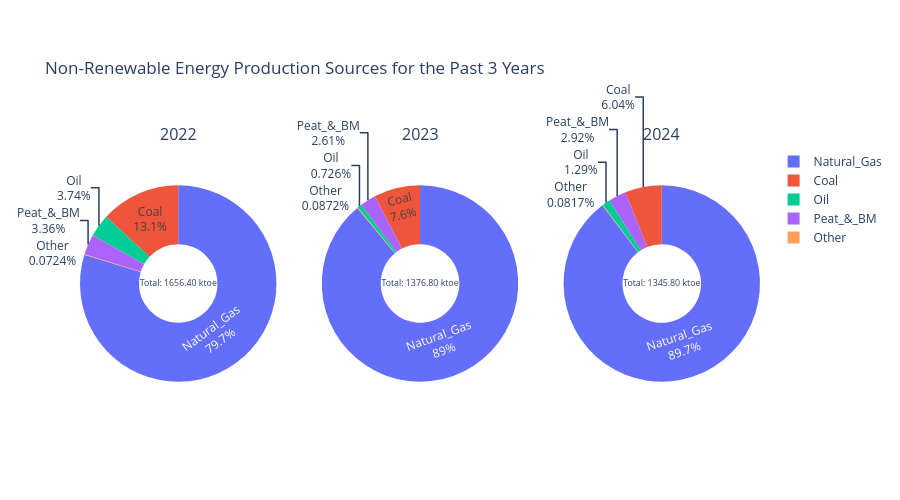

Notebook source saved alongside this figure:
### Code cell
generate_pie_chart(ie_power_production_df, 2021, 2025, nonrenewable_energy, 'Non-Renewable Energy Production Sources for the Past 3 Years')

### Figure 1 — Plotly figure (JSON) as saved in the notebook; plotly's stock layout.template omitted (floating-point values rounded to 4 significant figures)
{"data": [{"domain": {"x": [0, 0.2889], "y": [0, 1]}, "hole": 0.4, "hoverinfo": "label+percent+value", "labels": ["Coal", "Natural_Gas", "Oil", "Peat_&_BM", "Other"], "name": "2022.0", "textinfo": "label+percent", "title": {"text": "Total: 1656.40 ktoe"}, "type": "pie", "values": [216.7, 1321.0, 61.9, 55.7, 1.2]}, {"domain": {"x": [0.3556, 0.6444], "y": [0, 1]}, "hole": 0.4, "hoverinfo": "label+percent+value", "labels": ["Coal", "Natural_Gas", "Oil", "Peat_&_BM", "Other"], "name": "2023.0", "textinfo": "label+percent", "title": {"text": "Total: 1376.80 ktoe"}, "type": "pie", "values": [104.6, 1225.0, 10, 35.9, 1.2]}, {"domain": {"x": [0.7111, 1], "y": [0, 1]}, "hole": 0.4, "hoverinfo": "label+percent+value", "labels": ["Coal", "Natural_Gas", "Oil", "Peat_&_BM", "Other"], "name": "2024.0", "textinfo": "label+percent", "title": {"text": "Total: 1345.80 ktoe"}, "type": "pie", "values": [81.3, 1207.0, 17.4, 39.3, 1.1]}], "layout": {"annotations": [{"font": {"size": 16}, "showarrow": false, "text": "2022", "x": 0.1444, "xanchor": "center", "xref": "paper", "y": 1, "yanchor": "bottom", "yref": "paper"}, {"font": {"size": 16}, "showarrow": false, "text": "2023", "x": 0.5, "xanchor": "center", "xref": "paper", "y": 1, "yanchor": "bottom", "yref": "paper"}, {"font": {"size": 16}, "showarrow": false, "text": "2024", "x": 0.8556, "xanchor": "center", "xref": "paper", "y": 1, "yanchor": "bottom", "yref": "paper"}], "height": 500, "title": {"text": "Non-Renewable Energy Production Sources for the Past 3 Years"}}}
